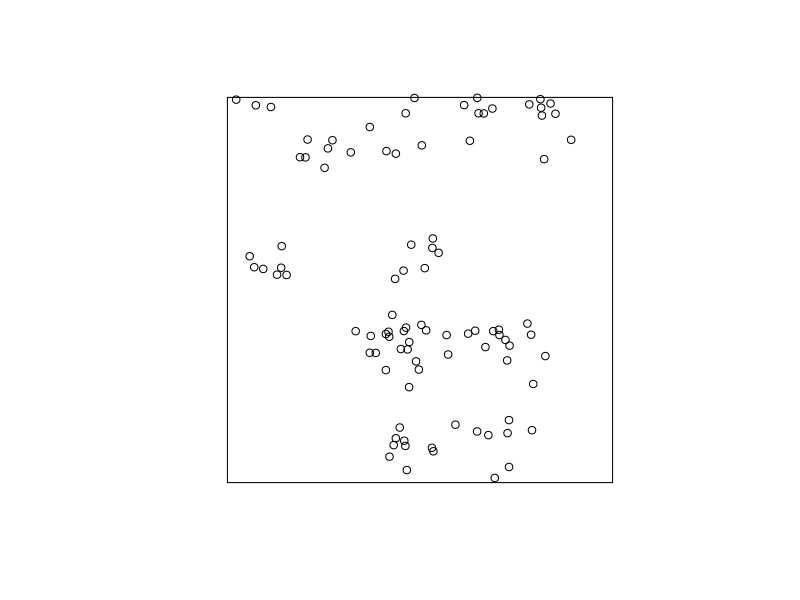
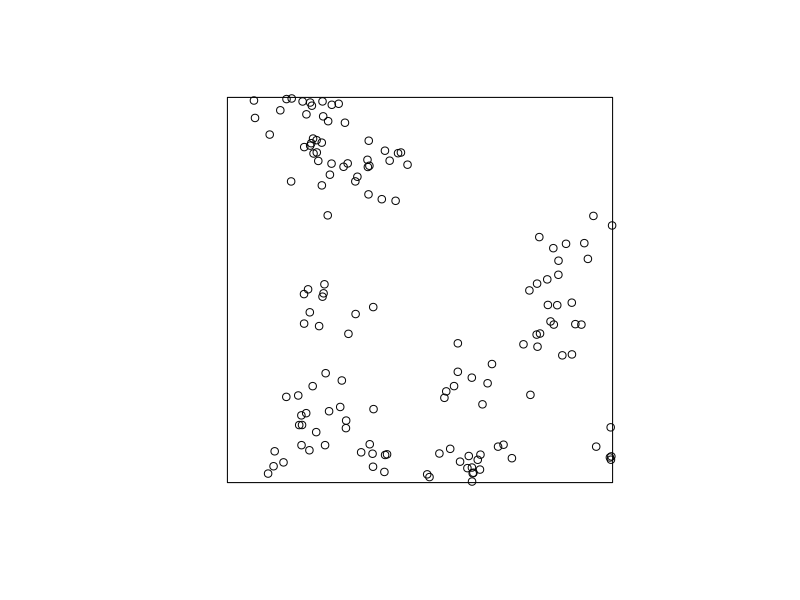
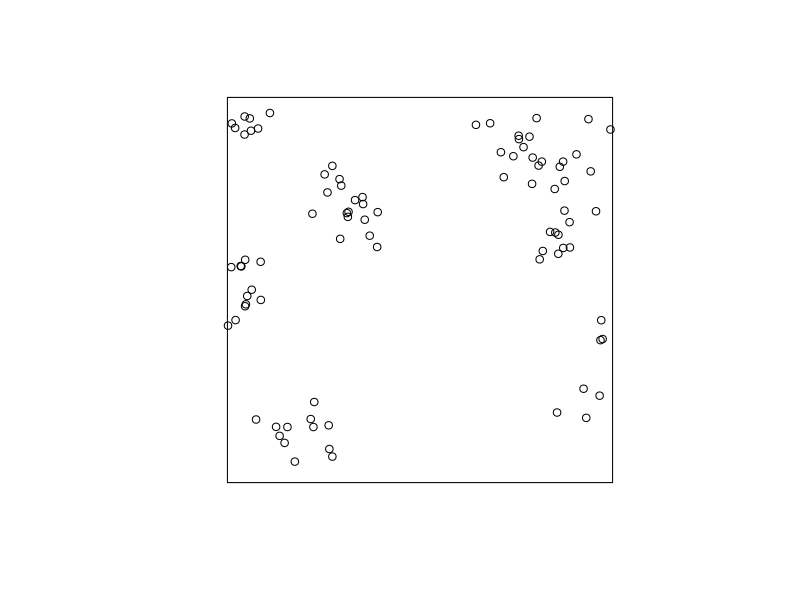
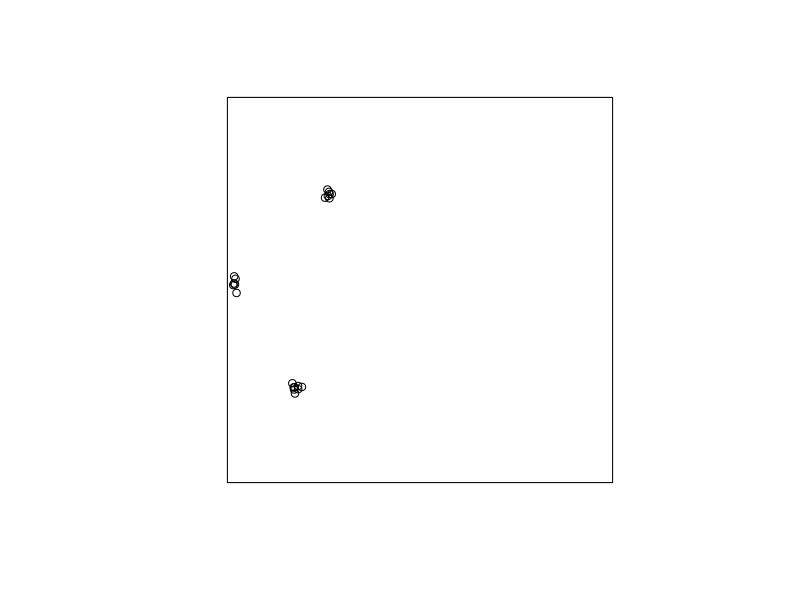
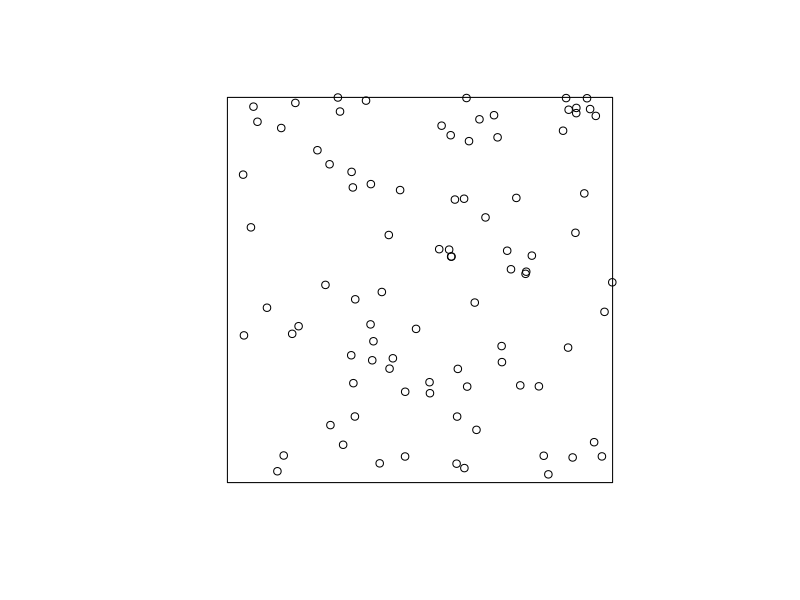
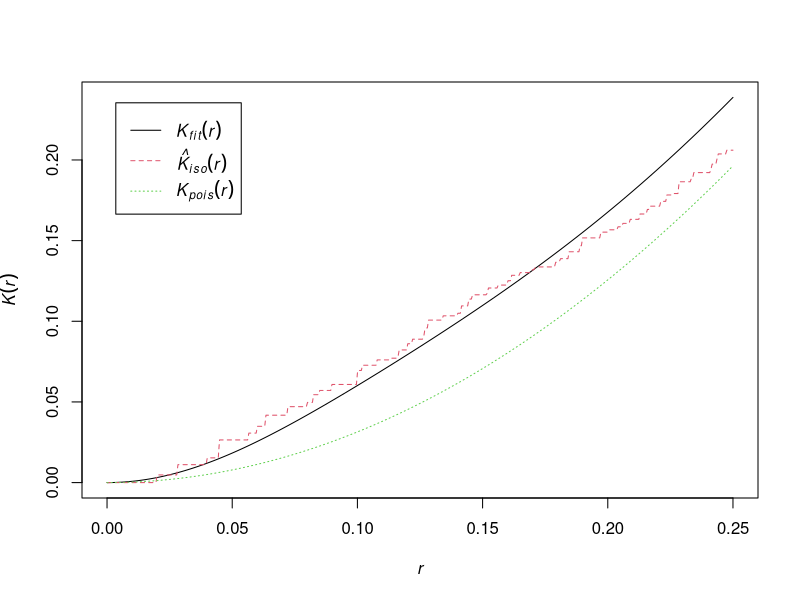
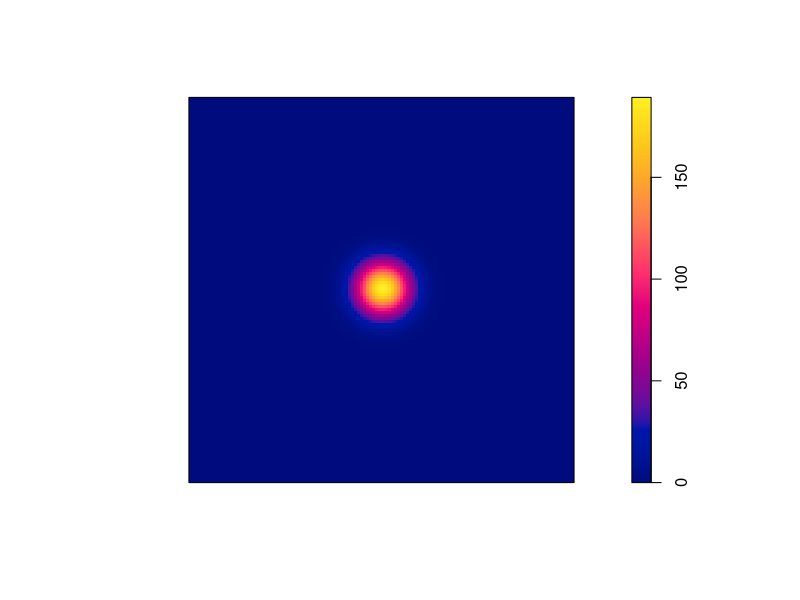
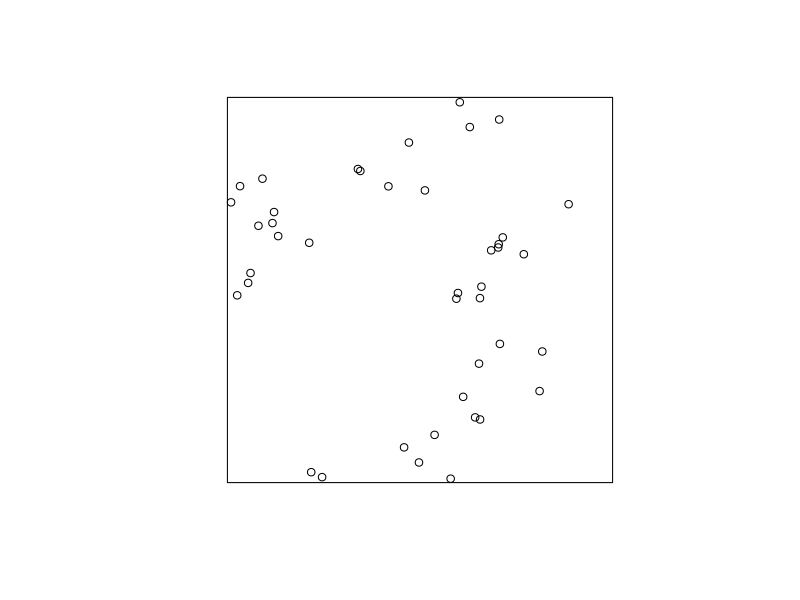

Write R code to recreate these figures, in order.
## ---- chunk 1
# This option turns evaluation of R code off in this document. Remove it
# if you use it as a template for solving the lab exercise.
knitr::opts_chunk$set(eval = TRUE)
## ---- chunk 2
library(spatstat)
## ---- chunk 3
    replicate(3, plot(rThomas(10, 0.05, 8), main = ""))
## ---- chunk 4
    plot(rThomas(5, 0.01, 8), main = "")
## ---- chunk 5
    plot(rThomas(100, 1, 1), main = "")
## ---- chunk 6
    fit <- kppm(redwood ~ 1, clusters = "Thomas")
    fit
    plot(fit, main = "", pause = FALSE) 
## ---- chunk 7
    (p <- parameters(fit))
    rt2 <- rThomas(kappa = p$kappa, scale = p$scale, mu = p$mu)
    plot(rt2, main = "")
## ---- chunk 8
    plot(simulate(fit, drop = TRUE), main = "")
## ---- chunk 9
    kppm(redwood ~ 1, clusters="Thomas", startpar=c(kappa=10, scale=0.1))
    kppm(redwood ~ 1, clusters="Thomas", startpar=c(kappa=100, scale=0.01))
## ---- chunk 10
    kppm(redwood ~ 1, clusters="Thomas", startpar=c(kappa=0.1, scale=10))
## ---- chunk 11
    XX <- simulate(fit, nsim = 11)
    XX[[12]] <- redwood
    plot(XX, main = "", main.panel = "")
## ---- chunk 12
    pcffit <- pcfmodel(fit)
    plot(pcffit, xlim = c(0, 0.3), main = "pair correlation")
## ---- chunk 13
    plot(envelope(fit, Lest, nsim = 39, global = TRUE))
## ---- chunk 14
    mfit <- kppm(redwood ~ 1, clusters = "MatClust")
## ---- chunk 15
    vcov(mfit)
## ---- chunk 16
    vcov(ppm(redwood ~ 1))
